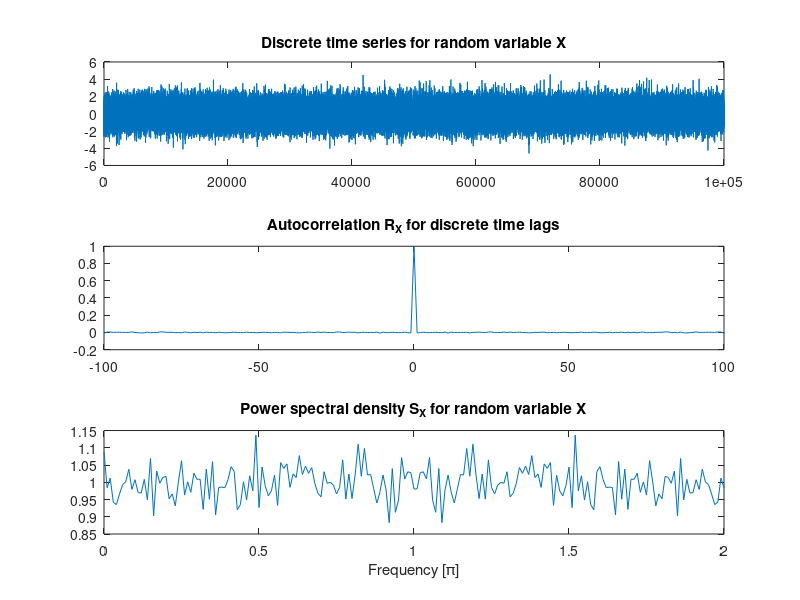
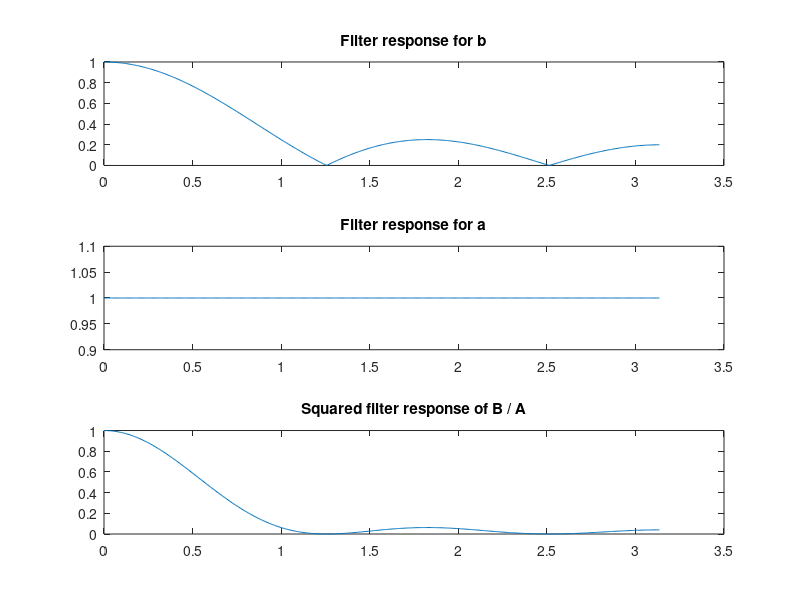
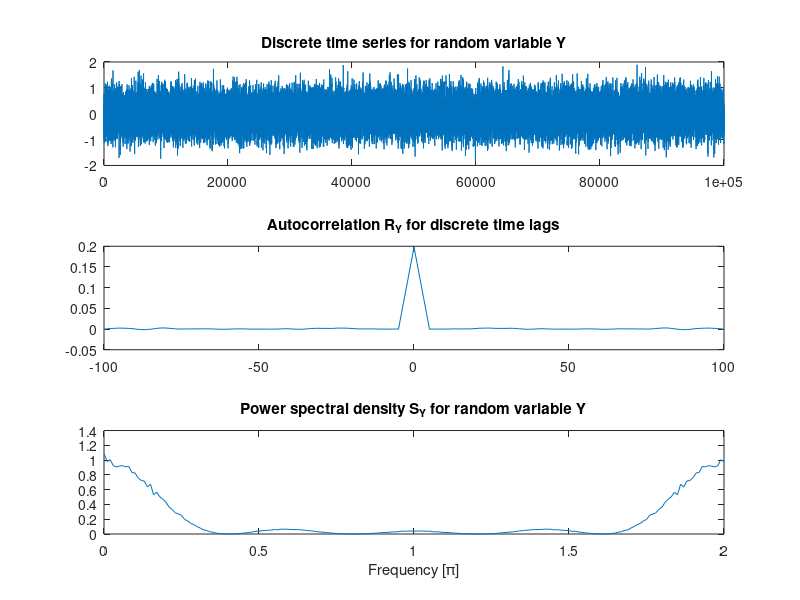

Write the MATLAB code that produced these figures, in order.
clear; close all;

sigma = 1;
x = randn(100000,1);
X = sigma .* x;
 
maxlags = 100;
[Rxx,lags] = xcorr(X, maxlags, 'unbiased');
Rxxdft = abs(fft(Rxx));
figure(1);
subplot(3,1,1); plot(X);
title('Discrete time series for random variable X');
subplot(3,1,2); plot(lags,Rxx);
title('Autocorrelation R_{X} for discrete time lags');
subplot(3,1,3); plot(linspace(0,2,length(Rxxdft)), Rxxdft);
xlabel('Frequency [\pi]');
title('Power spectral density S_{X} for random variable X');
 
b = 1/5 * [1 1 1 1 1]; a = [1]
Y = filter(b, a, X);
 
figure(2);
[h_b, w_b] = freqz(b);
subplot(3,1,1); plot(w_b, abs(h_b));
title('Filter response for b');
[h_a, w_a] = freqz(a);
subplot(3,1,2); plot(w_a, abs(h_a));
title('Filter response for a');
filter_h = h_b ./ h_a;
subplot(3,1,3); plot(w_a, abs(filter_h).^2);
title('Squared filter response of B / A');
 
[Ryy,lags] = xcorr(Y, maxlags, 'unbiased');
Ryydft = abs(fft(Ryy));
 
figure(3);
subplot(3,1,1); plot(Y);
title('Discrete time series for random variable Y');
subplot(3,1,2); plot(lags,Ryy);
title('Autocorrelation R_{Y} for discrete time lags');
subplot(3,1,3); plot(linspace(0,2,length(Ryydft)), Ryydft);
xlabel('Frequency [\pi]');
title('Power spectral density S_{Y} for random variable Y');
